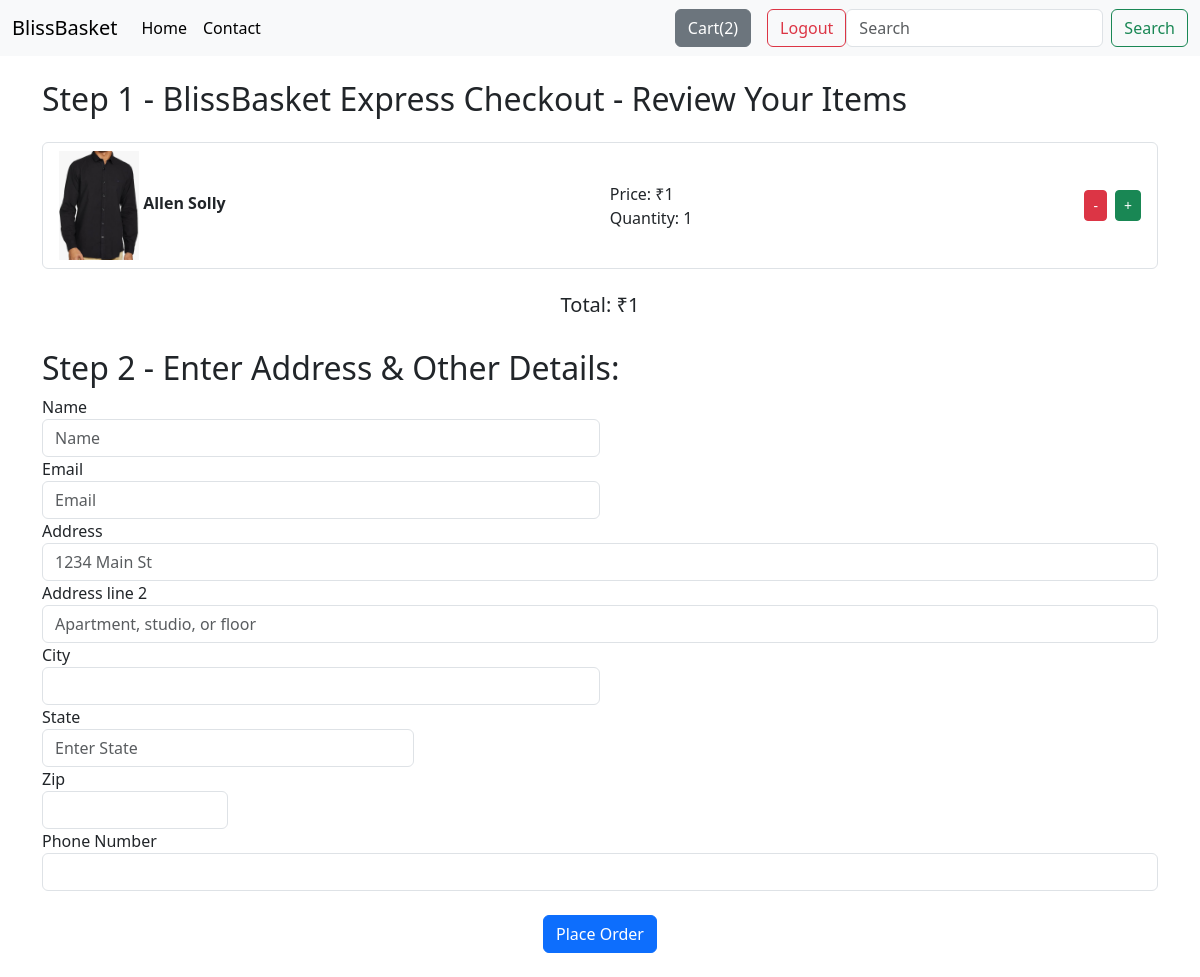
Before: /buy_now/14/ (signed in) with the older database file.
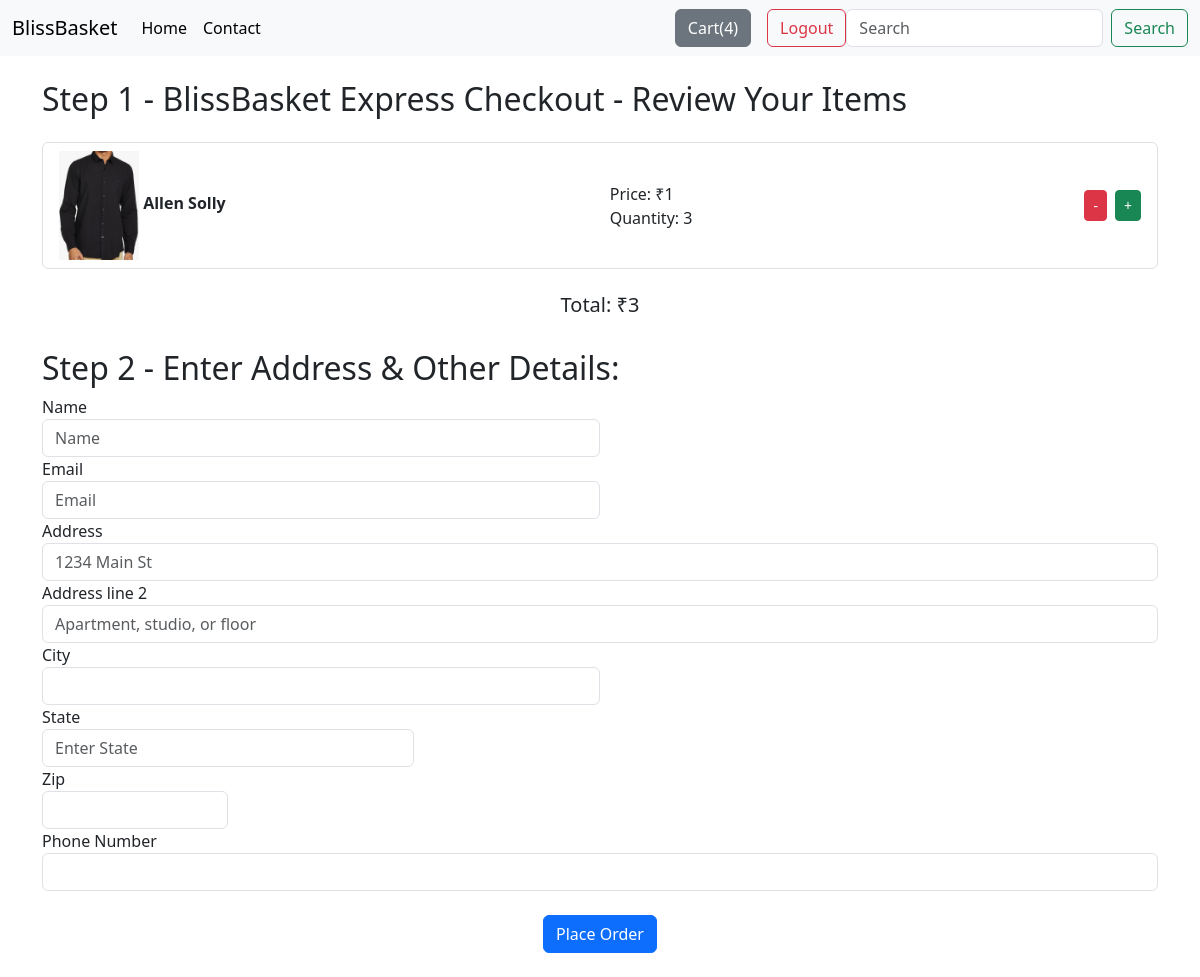
After: the same page with the newer database file.
### shop/models.py (models this page shows)
class CartItem(models.Model):
    cart = models.ForeignKey(Cart, on_delete=models.CASCADE, related_name="items")
    product = models.ForeignKey(Product, on_delete=models.CASCADE)
    quantity = models.PositiveIntegerField(default=1)

class Product(models.Model):
    product_id = models.AutoField
    product_name = models.CharField(max_length=30)
    category = models.CharField(max_length=50, default = "")
    subcategory = models.CharField(max_length=50, default = "")
    price = models.IntegerField(default=0)
    desc = models.CharField(max_length=300)
    pub_date = models.DateField()
    image = models.ImageField(upload_to="shop/images", default = "")

### shop/views.py (the view)
# urls.py: path('buy_now/<int:product_id>/', views.buy_now, name="buy_now"),
@login_required
def buy_now(request,product_id):
    product = get_object_or_404(Product,id=product_id)
    cart,created = Cart.objects.get_or_create(user=request.user)
    cart_item,item_created = CartItem.objects.get_or_create(product=product,cart=cart)
    total = cart_item.product.price*cart_item.quantity
    context = {'cart_items' : [cart_item] ,'total' : total}
    return render(request, "shop/buy_now.html",context)

### shop/context_processors.py (called while the page is built)
def cart_quantity(request):
    if request.user.is_authenticated:
        cart,created = Cart.objects.get_or_create(user=request.user)
        items = cart.items.all()
        total_quantity = sum(item.quantity for item in items)
    else:
        total_quantity=0
    return { 'total_quantity': total_quantity }

### shop/templates/shop/buy_now.html (shortened to what this page needs)
{% extends 'shop/basic.html' %}
{% block body %}
<div class="container">
    {% if cart_items %}
    <div class="col my-4">
        <h2>Step 1 - BlissBasket Express Checkout - Review Your Items</h2>
        <div class="my-4">
            <ul class="list-group" id="items">
                {% for item in cart_items %}
                <li class="list-group-item">
                    <div class="d-flex justify-content-between align-items-center">
                        <div>
                            <img src='/media/{{item.product.image}}' alt="{{ product.product_name }}" width="80">
                            <strong>{{ item.product.product_name }}</strong>
                        </div>
                        <div>
                            <span>Price: ₹{{ item.product.price}}</span>
                            <br>
                            <span>Quantity: {{ item.quantity }}</span>
                        </div>
                        <div class="d-flex">
                            <a href="{% url 'remove_product' item.product.id %}" class="btn btn-danger btn-sm ms-2">-</a>
                            <a href="{% url 'add_product' item.product.id %}" class="btn btn-success btn-sm ms-2">+</a>
                        </div>
                    </div>
                </li>
                {% endfor %}
            </ul>
        </div>
        <div class="d-flex justify-content-center">
            <h5>Total: ₹{{ total }}</h5>
        </div>
    </div>
    {% else %}
    <p>Your cart is empty!</p>
    {% endif %}
    <div class="col my-4">
        <h2>Step 2 - Enter Address & Other Details:</h2>
        <form method="POST" action = "{% url 'payment_success' %}"> {% csrf_token %}
            <div class="form-row">
                <div class="form-group col-md-6">
                    <label for="inputname">Name</label>
                    <input type="name" name="name" class="form-control" id="inputname" placeholder="Name">
                </div>
                <div class="form-group col-md-6">
                    <label for="inputEmail4">Email</label>
                    <input type="email" name="email" class="form-control" id="inputEmail4" placeholder="Email">
                </div>
            </div>
            <div class="form-group">
                <label for="inputAddress">Address</label>
                <input type="text" name="address" class="form-control" id="inputAddress" placeholder="1234 Main St">
            </div>
            <div class="form-group">
                <label for="inputAddress2">Address line 2</label>
                <input type="text" name="address2" class="form-control" id="inputAddress2" placeholder="Apartment, studio, or floor">
            </div>
            <div class="form-row">
                <div class="form-group col-md-6">
                    <label for="inputCity">City</label>
                    <input type="text" name="city" class="form-control" id="inputCity">
                </div>
                <div class="form-group col-md-4">
                    <label for="inputState">State</label>
                    <input type="text" name="state" class="form-control" id="inputAddress2" placeholder="Enter State">
                </div>
                <div class="form-group col-md-2">
                    <label for="inputZip">Zip</label>
                    <input type="text" name="zipcode" class="form-control" id="inputZip">
                </div>
            </div>
            <div class="form-group">
                <label for="inputZip">Phone Number</label>
                <input type="tel" name="phone" class="form-control" id="inputPhone">
            </div>
            <br>
            <div class="d-flex justify-content-center">
                <button type="submit" class="btn btn-primary">Place Order</button>
            </div>
        </form>
    </div>
</div>
{% endblock %}

Changed rows visible on the page:
changed CartItem "Allen Solly": quantity "1" → "3"
Other visible differences:
{{ total_quantity }}: "2" → "4"
{{ total }}: "1" → "3"
